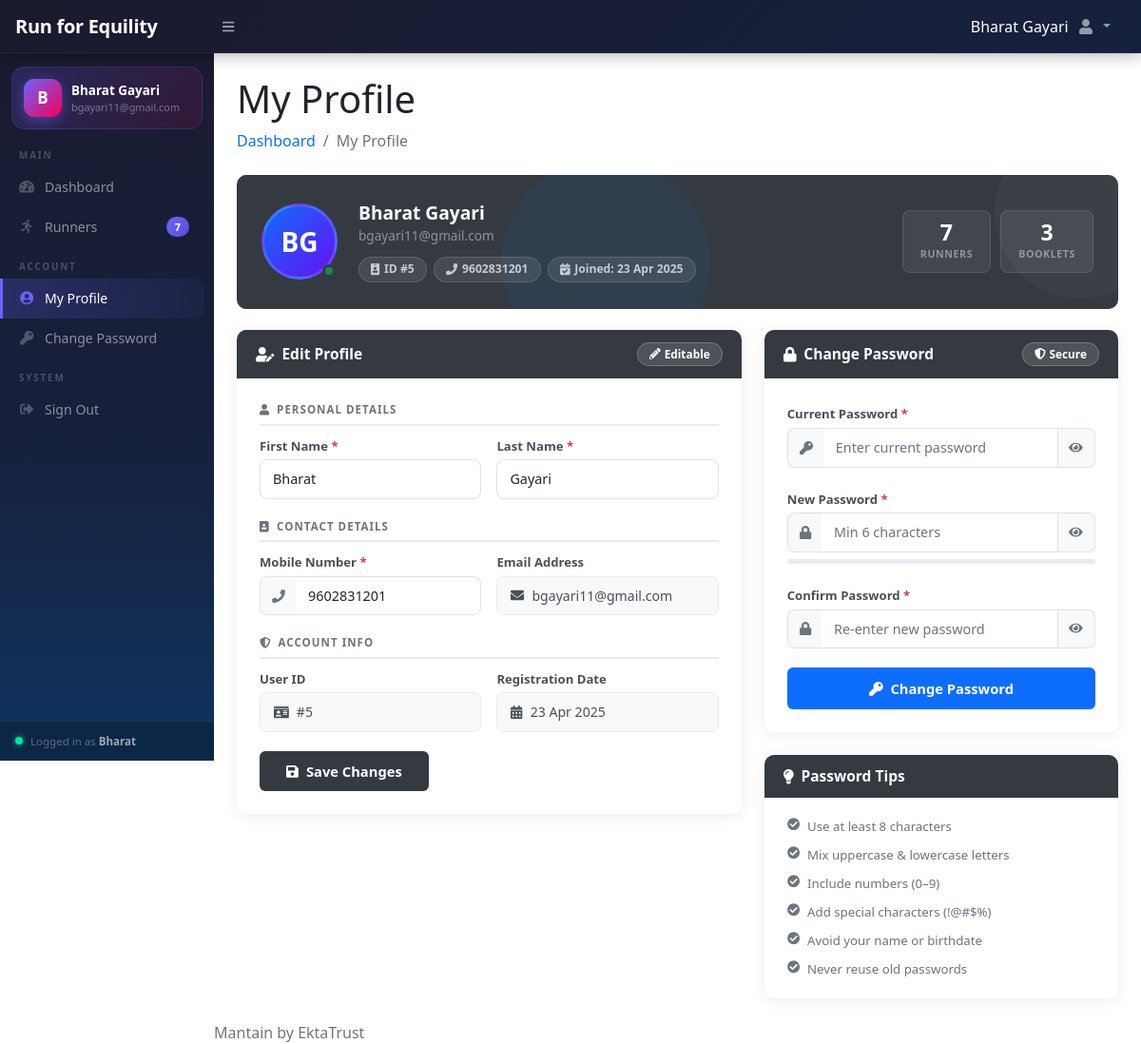
/profile.php (signed in), run on the app's committed database.
### tables this page shows
CREATE TABLE `users` (
  `id` int(11) NOT NULL,
  `u_type` int(11) NOT NULL,
  `fname` varchar(255) DEFAULT NULL,
  `lname` varchar(255) DEFAULT NULL,
  `referral_code` varchar(40) DEFAULT NULL,
  `email` varchar(255) DEFAULT NULL,
  `password` varchar(300) NOT NULL,
  `contactno` varchar(15) DEFAULT NULL,
  `status` tinyint(1) NOT NULL DEFAULT 1,
  `posting_date` timestamp NOT NULL DEFAULT current_timestamp()
);

### profile.php (the view, shortened to what the rows shown need)
<?php
include_once('includes/config.php');
$uid = mysqli_real_escape_string($con, $_SESSION['id']);
$user = [];
$ures = mysqli_query($con, "SELECT * FROM `users` WHERE `id`='$uid'");
if ($ures && mysqli_num_rows($ures) > 0) {
    $user = mysqli_fetch_assoc($ures);
} else {
    header('location:logout.php');
    exit();
}
$full_name  = trim(($user['fname'] ?? '') . ' ' . ($user['lname'] ?? ''));
$initials   = strtoupper(
    substr($user['fname'] ?? 'U', 0, 1) .
    substr($user['lname'] ?? '',  0, 1)
);
?>
<!DOCTYPE html>
<html lang="en">
<head>
    <link href="https://cdn.jsdelivr.net/npm/simple-datatables@latest/dist/style.css" rel="stylesheet"/>
    <link href="css/styles.css" rel="stylesheet"/>
    <link href="https://cdn.jsdelivr.net/npm/sweetalert2@11/dist/sweetalert2.min.css" rel="stylesheet"/>
</head>
<body class="sb-nav-fixed">
<?php include_once('includes/navbar.php'); ?>
<div id="layoutSidenav">
    <?php include_once('includes/sidebar.php'); ?>
    <div id="layoutSidenav_content">
        <main>
            <div class="container-fluid px-4">
                <h1 class="mt-4">My Profile</h1>
                <div class="profile-hero">
                    <div class="avatar-wrap">
                        <div class="avatar-circle"><?php echo $initials; ?></div>
                        <div class="avatar-dot"></div>
                    </div>
                    <div class="hero-body">
                        <h4><?php echo htmlspecialchars($full_name ?: 'User'); ?></h4>
                        <p><?php echo htmlspecialchars($user['email'] ?? ''); ?></p>
                        <div class="hero-chips">
                            <span class="hero-chip">
                                <i class="fas fa-id-badge"></i>
                                ID #<?php echo htmlspecialchars($user['id'] ?? ''); ?>
                            </span>
                            <span class="hero-chip">
                                <i class="fas fa-phone"></i>
                                <?php echo htmlspecialchars($user['contactno'] ?? 'N/A'); ?>
                            </span>
                            <span class="hero-chip">
                                <i class="fas fa-calendar-check"></i>
                                Joined: <?php echo isset($user['posting_date']) ? date('d M Y', strtotime($user['posting_date'])) : 'N/A'; ?>
                            </span>
                        </div>
                    </div>
                </div>
                <div class="row g-4">
                    <div class="col-lg-7">
                        <div class="card mb-4">
                            <div class="card-body px-4 py-4">
                                <form method="post" action="profile.php">
                                    <div class="row g-3 form-section">
                                        <div class="col-md-6">
                                            <label class="form-label">First Name <span class="req">*</span></label>
                                            <input class="form-control" name="fname" type="text"
                                                placeholder="First name"
                                                value="<?php echo htmlspecialchars($user['fname'] ?? ''); ?>"
                                                required/>
                                        </div>
                                        <div class="col-md-6">
                                            <label class="form-label">Last Name <span class="req">*</span></label>
                                            <input class="form-control" name="lname" type="text"
                                                placeholder="Last name"
                                                value="<?php echo htmlspecialchars($user['lname'] ?? ''); ?>"
                                                required/>
                                        </div>
                                    </div>
                                    <div class="row g-3 form-section">
                                        <div class="col-md-6">
                                            <div class="input-group">
                                                <span class="input-group-text"><i class="fas fa-phone fa-sm"></i></span>
                                                <input class="form-control" name="contact" type="tel"
                                                    placeholder="10-digit number"
                                                    pattern="[0-9]{10}" maxlength="10"
                                                    value="<?php echo htmlspecialchars($user['contactno'] ?? ''); ?>"
                                                    required/>
                                            </div>
                                        </div>
                                        <div class="col-md-6">
                                            <label class="form-label">Email Address</label>
                                            <div class="info-box">
                                                <i class="fas fa-envelope"></i>
                                                <?php echo htmlspecialchars($user['email'] ?? 'N/A'); ?>
                                            </div>
                                        </div>
                                    </div>
                                    <div class="row g-3 form-section">
                                        <div class="col-md-6">
                                            <label class="form-label">User ID</label>
                                            <div class="info-box">
                                                <i class="fas fa-id-card"></i>
                                                #<?php echo htmlspecialchars($user['id'] ?? ''); ?>
                                            </div>
                                        </div>
                                        <div class="col-md-6">
                                            <label class="form-label">Registration Date</label>
                                            <div class="info-box">
                                                <i class="fas fa-calendar-alt"></i>
                                                <?php echo isset($user['posting_date']) ? date('d M Y', strtotime($user['posting_date'])) : 'N/A'; ?>
                                            </div>
                                        </div>
                                    </div>
                                </form>
                            </div>
                        </div>
                    </div>
                </div>
            </div>
        </main>
    </div>
</div>
</body>
</html>

### includes/navbar.php (shortened to what the rows shown need)
<nav class="sb-topnav navbar navbar-expand navbar-dark navbar-custom">
    <?php
        $userid  = (int)$_SESSION['id'];
        $stmt    = $con->prepare("SELECT fname, lname FROM users WHERE id = ? LIMIT 1");
        $stmt->bind_param("i", $userid);
        $stmt->execute();
        $uresult = $stmt->get_result()->fetch_assoc();
    ?>
    <div style="color:white; padding-top:10px;">
        <h6><?php echo htmlspecialchars(
            ($uresult['fname'] ?? '') . ' ' . ($uresult['lname'] ?? ''),
            ENT_QUOTES, 'UTF-8'
        ); ?></h6>
    </div>
</nav>

### includes/sidebar.php (shortened to what the rows shown need)
<?php
$sid  = (int)$_SESSION['id'];
$suser = ['fname' => 'User', 'lname' => '', 'email' => ''];
if ($sid > 0) {
    $sStmt = $con->prepare("SELECT fname, lname, email FROM users WHERE id = ? LIMIT 1");
    $sStmt->bind_param("i", $sid);
    $sStmt->execute();
    $suser = $sStmt->get_result()->fetch_assoc() ?? $suser;
}
?>
<div id="layoutSidenav_nav">
    <nav class="sb-sidenav accordion" id="sidenavAccordion">
        <div class="sb-sidenav-menu">
            <div class="nav flex-column">
                <div class="sidebar-profile">
                    <div class="sidebar-avatar">
                        <?php echo strtoupper(substr($suser['fname'], 0, 1)); ?>
                    </div>
                    <div style="overflow:hidden;">
                        <div class="sidebar-user-name">
                            <?php echo htmlspecialchars(trim($suser['fname'].' '.$suser['lname'])); ?>
                        </div>
                        <div class="sidebar-user-email">
                            <?php echo htmlspecialchars($suser['email']); ?>
                        </div>
                    </div>
                </div>
            </div>
        </div>
        <div class="sb-sidenav-footer">
            <div class="sidebar-footer-inner">
                <div class="sidebar-footer-text">
                    Logged in as
                    <strong><?php echo htmlspecialchars($suser['fname']); ?></strong>
                </div>
            </div>
        </div>
    </nav>
</div>

### data on the page
users: fname+lname "Bharat Gayari", fname "B", email "bgayari11@gmail.com", fname "Bharat", initials "BG", id "5", contactno "9602831201", posting_date "23 Apr 2025", lname "Gayari", contact "9602831201"

### other printed values
$rc "7"
$rcnt_row['c'] "7"
$bcnt_row['c'] "3"
